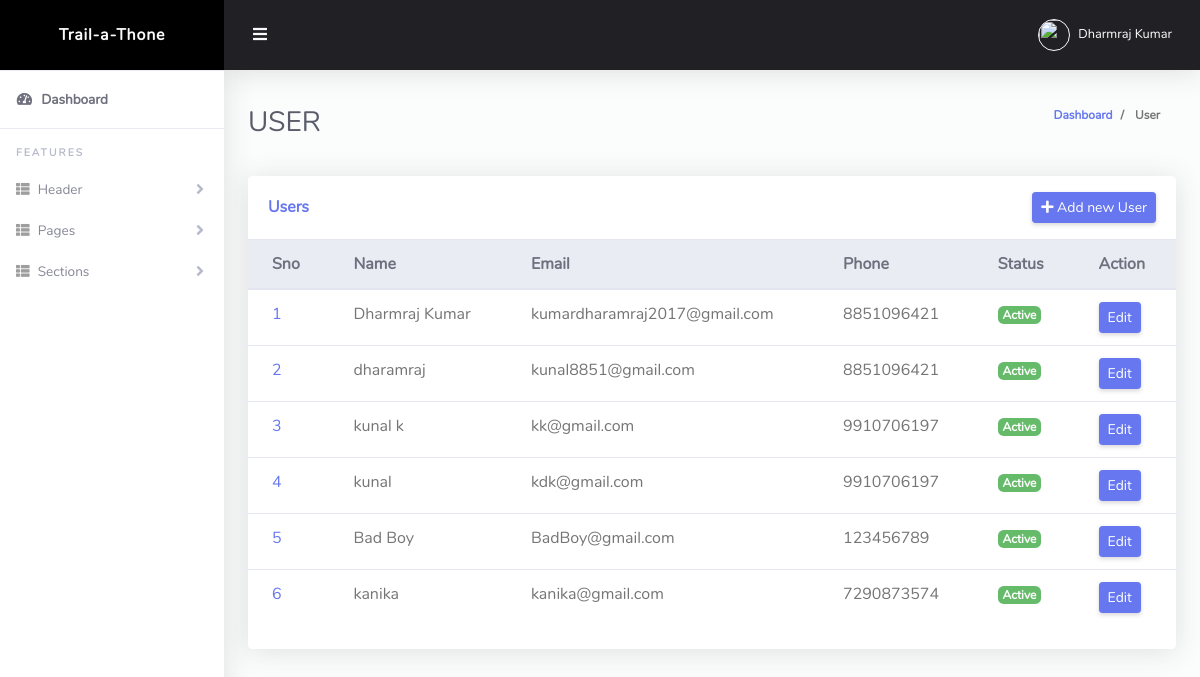
Before: /admin/user.php (signed in) with the older database file.
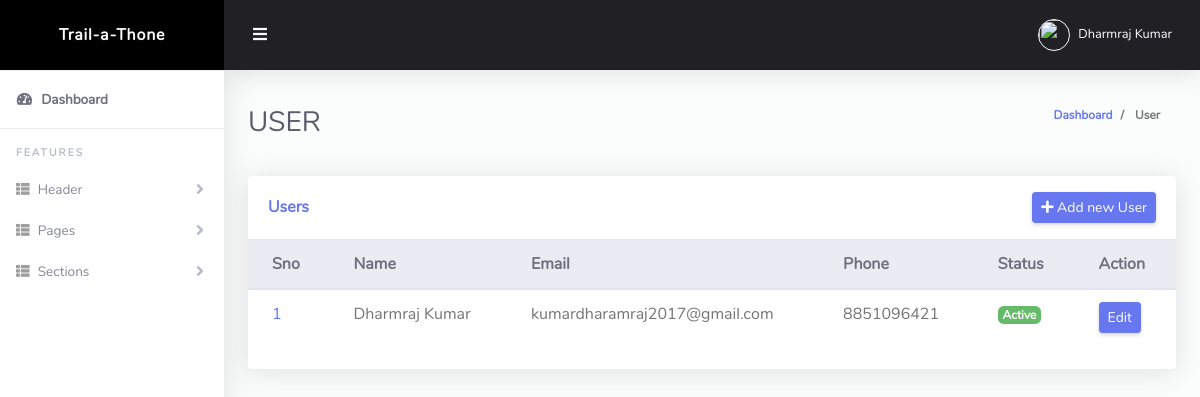
After: the same page with the newer database file.
### tables this page shows
CREATE TABLE `users` (
  `id` int(11) NOT NULL,
  `user_name` varchar(200) NOT NULL,
  `user_email` varchar(200) NOT NULL,
  `user_mobile` varchar(15) NOT NULL,
  `user_pwd` varchar(300) NOT NULL,
  `user_status` int(11) NOT NULL DEFAULT 0,
  `user_type` int(11) DEFAULT 0,
  `created_date` timestamp NOT NULL DEFAULT current_timestamp(),
  `updated_date` datetime NOT NULL DEFAULT current_timestamp() ON UPDATE current_timestamp()
);

### admin/config/class.php (called while the page is built, shortened)
<?php
class Db_functions
{
    private $servername = "localhost";
    private $username = "root";
    private $password = "";
    private $db_name = "grt_cms";
    protected $conn = "";
    public function __construct()
    {
        $this->conn = new mysqli($this->servername, $this->username, $this->password, $this->db_name);
    }
    function exe_query($sql_qry)
    {
        $qry = $this->conn->query($sql_qry);
        return $qry;
    }
    function data_fetch($qry)
    {
        $qry_exe = $this->exe_query($qry);
        if (mysqli_num_rows($qry_exe) > 0) {
            while ($data = mysqli_fetch_assoc($qry_exe)) {
                $array[] = $data;
            }
        } else {
            $array = 0;
        }
        return $array;
    }
}

### admin/user.php (the view, shortened to what this page needs)
<?php include "./header.php";
$ob1 = new Db_functions();
?>
<div class="row">
    <div class="col-lg-12 mb-4">
        <div class="card">
            <div class="card-header py-3 d-flex flex-row align-items-center justify-content-between">
                <h6 class="m-0 font-weight-bold text-primary">Users</h6>
                <button type="button" class="btn btn-primary btn-sm" data-toggle="modal" data-target="#exampleModal">
                    <i class=" fa fa-plus"></i> Add new User
                </button>
            </div>
            <div class="table-responsive">
                <table class="table align-items-center table-flush">
                    <thead class="thead-light">
                        <tr>
                            <th>Sno</th>
                            <th>Name</th>
                            <th>Email</th>
                            <th>Phone</th>
                            <th>Status</th>
                            <th>Action</th>
                        </tr>
                    </thead>
                    <tbody>
                        <?php
                        $qry = "SELECT * FROM `users`";
                        $data_users = $ob1->data_fetch($qry);
                        $i = 0;
                        foreach ($data_users as $key => $value) {
                            $i++;
                        ?>
                            <tr>
                                <td><a href="#"><?php echo $i; ?></a></td>
                                <td><?php echo $value['user_name'] ?></td>
                                <td><?php echo $value['user_email'] ?></td>
                                <td><?php echo $value['user_mobile'] ?></td>
                                <td><span class="badge badge-<?php echo  $value['user_status'] == 0 ? "success" : "warning" ?>"><?php echo  $value['user_status'] == 0 ? "Active" : "Disbled" ?></span></td>
                                <td><a href="./profile?profile_id=<?php echo $value['id']; ?>" class="btn btn-sm btn-primary">Edit</a></td>
                            </tr>
                        <?php  }
                        ?>
                    </tbody>
                </table>
            </div>
            <div class="card-footer"></div>
        </div>
    </div>
</div>
<?php include "./footer.php"; ?>

Changed rows visible on the page:
removed users: user_name "dharamraj", user_email "kunal8851@gmail.com", user_mobile "8851096421", user_status "Active"
removed users: user_name "kunal k", user_email "kk@gmail.com", user_mobile "9910706197", user_status "Active"
removed users: user_name "kunal", user_email "kdk@gmail.com", user_mobile "9910706197", user_status "Active"
removed users: user_name "Bad Boy", user_email "BadBoy@gmail.com", user_mobile "123456789", user_status "Active"
removed users: user_name "kanika", user_email "kanika@gmail.com", user_mobile "7290873574", user_status "Active"
